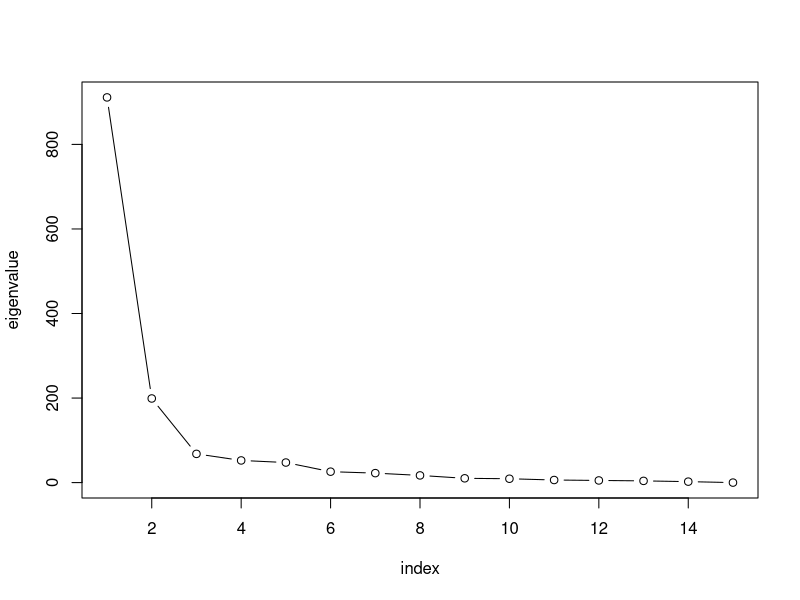
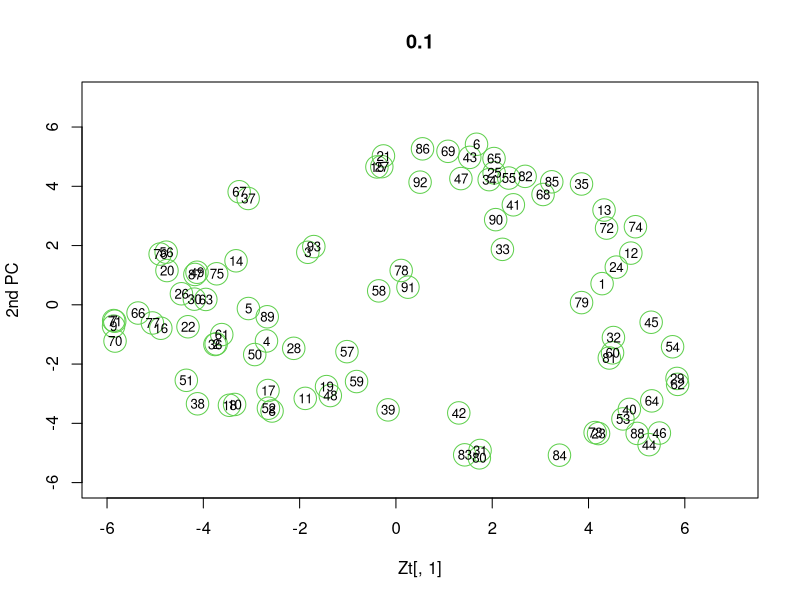

Generate these figures, in order, with R:
library(MASS)
cc <- c(
  "Min.Price",
  "Price",
  "Max.Price",
  "MPG.city",
  "MPG.highway",
  "EngineSize",
  "Horsepower",
  "RPM",
  "Rev.per.mile",
  "Fuel.tank.capacity",
  "Length",
  "Wheelbase",
  "Width",
  "Turn.circle",
  "Weight"
  )
mask <- is.element(colnames(Cars93), cc)
Xc <- t(scale(Cars93[, mask]))
colnames(Xc) <- t(Cars93[, "Make"])
S <- Xc %*% t(Xc)
evd <- eigen(S)
plot(evd$values, type = "b", xlab = "index", ylab = "eigenvalue")

m <- 2
x2 <- t(evd$vectors[, 1 : m]) %*% Xc
a1 <- colSums(Xc * Xc) - colSums(x2 * x2)
idx <- order(a1, decreasing = T)[1 : 6]
print(a1[idx])

G <- t(Xc) %*% Xc
evd <- eigen(G)
Lam_12 <- diag(evd$values[1 : m] ^ {- 1 / 2})
xx2 <- Lam_12 %*% t(evd$vectors[, 1 : m]) %*% t(Xc) %*% Xc
aa1 <- colSums(Xc * Xc) - colSums(xx2 * xx2)
idx <- order(aa1, decreasing = T)[1 : 3]
print(aa1[idx])

library(kernlab)
m <- 2
sig <- 0.1
li <- c(-6, 7)
kpc <- kpca(t(Xc), kernel = "rbfdot", kpar = list(sigma = sig), features = m)
Zt <- rotated(kpc)
plot(Zt[, 1], Zt[, 2], Xlab = "1st PC", ylab = "2nd PC", cex = 3, col = 3, xlim = li, ylim = li, main = sig)
text(Zt[, 1], Zt[, 2], c(1 : 93), cex = 0.8, xlim = li, ylim = li)
